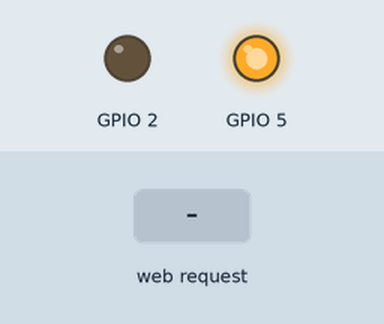
The sketch below on a simulated ESP8266 (NodeMCU). Parts: output pins drawn as LEDs (lit = HIGH). The inputs (shaded band) are chosen by the test bench. WiFi joins after 1.5 s; servers stay silent unless stated; what the sketch prints to the serial monitor is not drawn.

Above: at 2.7 s.
2.8 s: HTTP request GET /unlock received
At 2.92 s:
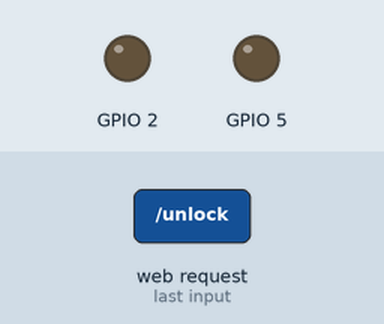
Timing chart, 0 to 5.8 s (numbered marks = the images above; inputs shaded):
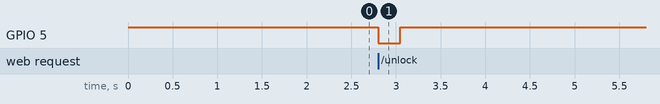

Measured:
- after the input at 2.8 s, GPIO 5: HIGH → LOW at once, → HIGH 0.25 s later

The sketch:

DoorUnlock.ino
```cpp
/*
  To upload through terminal you can use: curl -F "image=@firmware.bin" esp8266-webupdate.local/update
*/

#include <ESP8266WiFi.h>
#include <WiFiClient.h>
#include <ESP8266WebServer.h>
#include <ESP8266mDNS.h>
#include <ESP8266HTTPUpdateServer.h>

#ifndef STASSID
#define STASSID "xyz"
#define STAPSK  "xyz"
#endif

const char* host = "esp8266-doorunlock";
const char* ssid = STASSID;
const char* password = STAPSK;

//Static IP address configuration
IPAddress staticIP(10, 0, 0, 55); //ESP static ip
IPAddress gateway(10, 0, 0, 1);   //IP Address of your WiFi Router (Gateway)
IPAddress subnet(255, 255, 255, 0);  //Subnet mask
IPAddress dns(10, 0, 0, 1);  //DNS

ESP8266WebServer httpServer(80);
ESP8266HTTPUpdateServer httpUpdater;

void setup(void) {
  pinMode(5,OUTPUT);
  digitalWrite(5,HIGH);
  Serial.begin(115200);
  Serial.println();
  Serial.println("Booting Sketch...");
  WiFi.disconnect();
  WiFi.mode(WIFI_AP_STA);
  WiFi.hostname(host);
//  WiFi.config(staticIP, subnet, gateway, dns);
  WiFi.begin(ssid, password);

  while (WiFi.waitForConnectResult() != WL_CONNECTED) {
    WiFi.begin(ssid, password);
    Serial.println("WiFi failed, retrying.");
  }

  MDNS.begin(host);

  httpServer.on("/", handleRootPath);
  httpServer.on("/unlock", handleUnlockPath);


  httpUpdater.setup(&httpServer);
  httpServer.begin();

  MDNS.addService("http", "tcp", 80);
  Serial.printf("HTTPUpdateServer ready! Open http://%s.local/update in your browser\n", host);
  Serial.print("IP address: ");
  Serial.println(WiFi.localIP());
  Serial.print("This is new firmware");
  pinMode(2,OUTPUT);

}

void loop(void) {
  httpServer.handleClient();
  MDNS.update();
}

void handleRootPath() {            //Handler for the rooth path
  httpServer.send(200, "text/plain", "Hello world");
}

void handleUnlockPath() {            //Handler for the unlock path
  digitalWrite(5,!digitalRead(5));
  delay(250);
  digitalWrite(5,!digitalRead(5));
  httpServer.send(200, "text/plain", "Door Unloack");
}
```
